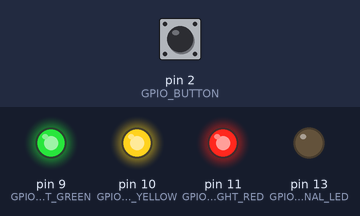
A sketch run on a simulated Arduino Uno, built with avr-gcc and run on an emulated ATmega328P. Parts: output pins drawn as LEDs (lit = HIGH). Inputs (shaded band) come from the test bench; at power-on: pin 2 (GPIO_BUTTON) HIGH. Random numbers use the default seed unless the sketch sets one; EEPROM starts erased.

Above: at 1.2 s.
1.3 s: pin 2 (GPIO_BUTTON) pulled LOW for 0.15 s
At 2.7 s:
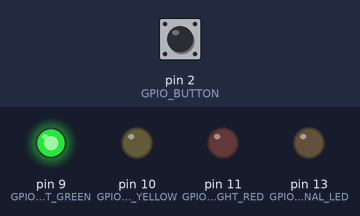
3.0 s: pin 2 (GPIO_BUTTON) pulled LOW for 1 s
At 4.8 s:
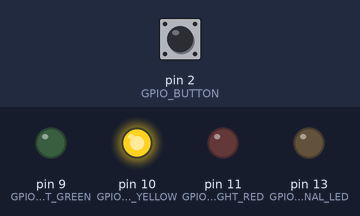
7.0 s: pin 2 (GPIO_BUTTON) pulled LOW for 0.15 s
At 9.9 s:
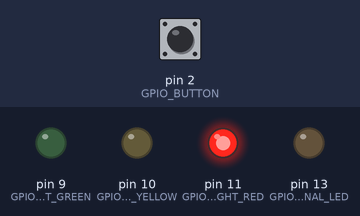
10.1 s: pin 2 (GPIO_BUTTON) pulled LOW for 3.2 s
At 11.1 s:
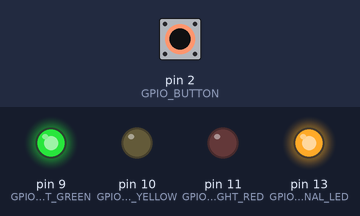
16.3 s: pin 2 (GPIO_BUTTON) pulled LOW for 1 s
At 17.0 s:
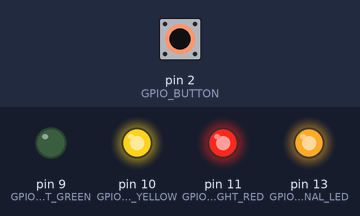
Timing chart, 0 to 19.3 s (numbered marks = the images above; inputs shaded):
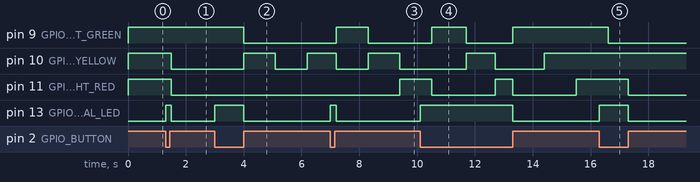

The sketch:

TrafficLights.ino
```cpp
// (licence header left out)
/* Using an Arduino Uno */

// Electronic circuit
/////////////////////

#define MODULE_MOSFET // Select MODULE_MOSFET or MODULE_RELAY


// Main code
////////////

#include <EEPROM.h>

#ifdef MODULE_RELAY
#define INVERT_LIGHT_OUTPUT
#endif

const int GPIO_BUTTON = 2;
const int GPIO_INTERNAL_LED = 13;
const int GPIO_LIGHT_GREEN =  9;
const int GPIO_LIGHT_YELLOW = 10;
const int GPIO_LIGHT_RED = 11;
const int GPIO_UNCONNECTED_RANDOM = 0;

const unsigned long DURATION_MAIN_LOOP = 100L;           // in ms
const unsigned long DURATION_REGULAR_GREEN = 5*60*1000L; // in ms
const unsigned long DURATION_REGULAR_YELLOW = 5*1000L;   // in ms
const unsigned long DURATION_REGULAR_RED = 5*60*1000L;   // in ms
const unsigned long DURATION_REGULAR_BLINK = 1*1000L;    // in ms
const unsigned long DURATION_CATERPILLAR = 1*1000L;      // in ms
const unsigned long DURATION_RANDOM = 5*60*1000L;        // in ms
const unsigned long DURATION_RANDOM_QUICK = 2*1000L;     // in ms

#ifndef INVERT_LIGHT_OUTPUT
const int LIGHT_ON = HIGH;
const int LIGHT_OFF = LOW;
#else
const int LIGHT_ON = LOW;
const int LIGHT_OFF = HIGH;
#endif
const int SWITCH_ON = LOW;
const int SWITCH_OFF = HIGH;
const int INTERNAL_LED_ON = HIGH;
const int INTERNAL_LED_OFF = LOW;

const int EPROM_ADDR_LAST_OPERATION = 0;

void operationAll();
void operationRegular();
void operationRegularBlink();
void operationCaterpillarSimple();
void operationCaterpillarFilled();
void operationRandom();

byte operationIndex = 0;
bool operationReset = false;
const int OPERATION_TABLE_LEN = 6;
void (*operationTable[])() = {
  operationAll,
  operationRegular, operationRegularBlink,
  operationCaterpillarSimple, operationCaterpillarFilled,
  operationRandom
};
void saveState() {
  EEPROM.write(EPROM_ADDR_LAST_OPERATION, operationIndex);
}
void restoreState() {
  byte lastOperationValue = EEPROM.read(EPROM_ADDR_LAST_OPERATION);
  operationIndex = lastOperationValue < OPERATION_TABLE_LEN ? lastOperationValue : 0;
}


void lightAll() {
  digitalWrite(GPIO_LIGHT_GREEN, LIGHT_ON);
  digitalWrite(GPIO_LIGHT_YELLOW, LIGHT_ON);
  digitalWrite(GPIO_LIGHT_RED, LIGHT_ON);
}

void lightNone() {
  digitalWrite(GPIO_LIGHT_GREEN, LIGHT_OFF);
  digitalWrite(GPIO_LIGHT_YELLOW, LIGHT_OFF);
  digitalWrite(GPIO_LIGHT_RED, LIGHT_OFF);
}

void lightGreen() {
  digitalWrite(GPIO_LIGHT_GREEN, LIGHT_ON);
  digitalWrite(GPIO_LIGHT_YELLOW, LIGHT_OFF);
  digitalWrite(GPIO_LIGHT_RED, LIGHT_OFF);
}

void lightYellow() {
  digitalWrite(GPIO_LIGHT_GREEN, LIGHT_OFF);
  digitalWrite(GPIO_LIGHT_YELLOW, LIGHT_ON);
  digitalWrite(GPIO_LIGHT_RED, LIGHT_OFF);
}

void lightRed() {
  digitalWrite(GPIO_LIGHT_GREEN, LIGHT_OFF);
  digitalWrite(GPIO_LIGHT_YELLOW, LIGHT_OFF);
  digitalWrite(GPIO_LIGHT_RED, LIGHT_ON);
}

int selectRandomGpioLight() {
  switch(random(0, 3)) {
    case 0: return GPIO_LIGHT_GREEN;
    case 1: return GPIO_LIGHT_YELLOW;
    case 2: return GPIO_LIGHT_RED;
  }
}

void operationApply() {
  operationTable[operationIndex]();
}

void operationNext() {
  operationIndex = (operationIndex + 1) % OPERATION_TABLE_LEN;
  operationReset = true;
  operationApply();
  operationReset = false;
  saveState();
}


void checkButton() {
  static int previousValue = SWITCH_OFF;
  int buttonValue = digitalRead(GPIO_BUTTON);
  if (buttonValue == SWITCH_OFF) {
    digitalWrite(GPIO_INTERNAL_LED, INTERNAL_LED_OFF);
    if (previousValue != buttonValue) {
      operationNext();
    }
  } else { // Button pushed
    digitalWrite(GPIO_INTERNAL_LED, INTERNAL_LED_ON);
  }
  previousValue = buttonValue;
}


void waitAndChangeState(unsigned long timeDuration, int newStateIfSuccess, unsigned long * timeRef,  int *currentState) {
  unsigned long currentTime = millis();
  unsigned long timeDelta = abs(currentTime - (*timeRef));
  if (timeDelta > timeDuration) {
    *timeRef = currentTime;
    *currentState = newStateIfSuccess;
  }
}


void operationAll() {
  static int state = 0;
  if (operationReset) {
    state = 0;
  }
  switch(state) {
    case 0: {
      lightAll();
      state = 1;
      break;
    }
    case 1: {
      break;
    }
  }
}


void operationRegularBlink() {
  static int state = 0;
  static unsigned long timeRef = millis();
  if (operationReset) {
    state = 0;
  }
  switch(state) {
    case 0: {
      lightYellow();
      timeRef = millis();
      state = 1;
      break;
    }
    case 1: {
      waitAndChangeState(DURATION_REGULAR_BLINK, 2, &timeRef, &state);
      break;
    }
    case 2: {
      lightNone();
      state = 3;
      break;
    }
    case 3: {
      waitAndChangeState(DURATION_REGULAR_BLINK, 0, &timeRef, &state);
      break;
    }
  }
}


void operationRegular() {
  static int state = 0;
  static unsigned long timeRef = millis();
  if (operationReset) {
    state = 0;
  }
  switch(state) {
    case 0: {
      lightGreen();
      timeRef = millis();
      state = 1;
      break;
    }
    case 1: {
      waitAndChangeState(DURATION_REGULAR_GREEN, 2, &timeRef, &state);
      break;
    }
    case 2: {
      lightYellow();
      state = 3;
      break;
    }
    case 3: {
      waitAndChangeState(DURATION_REGULAR_YELLOW, 4, &timeRef, &state);
      break;
    }
    case 4: {
      lightRed();
      state = 5;
      break;
    }
    case 5: {
      waitAndChangeState(DURATION_REGULAR_RED, 0, &timeRef, &state);
      break;
    }
  }
}


void operationCaterpillarSimple() {
  static int state = 0;
  static unsigned long timeRef = millis();
  if (operationReset) {
    state = 0;
  }
  switch(state) {
    case 0: {
      lightGreen();
      timeRef = millis();
      state = 1;
      break;
    }
    case 1: {
      waitAndChangeState(DURATION_CATERPILLAR, 2, &timeRef, &state);
      break;
    }
    case 2: {
      lightYellow();
      state = 3;
      break;
    }
    case 3: {
      waitAndChangeState(DURATION_CATERPILLAR, 4, &timeRef, &state);
      break;
    }
    case 4: {
      lightRed();
      state = 5;
      break;
    }
    case 5: {
      waitAndChangeState(DURATION_CATERPILLAR, 0, &timeRef, &state);
      break;
    }
  }
}


void operationCaterpillarFilled() {
  static int state = 0;
  static unsigned long timeRef = millis();
  if (operationReset) {
    state = 0;
  }
  switch(state) {
    case 0: {
      digitalWrite(GPIO_LIGHT_GREEN, LIGHT_ON);
      digitalWrite(GPIO_LIGHT_YELLOW, LIGHT_OFF);
      digitalWrite(GPIO_LIGHT_RED, LIGHT_OFF);
      timeRef = millis();
      state = 1;
      break;
    }
    case 1: {
      waitAndChangeState(DURATION_CATERPILLAR, 2, &timeRef, &state);
      break;
    }
    case 2: {
      digitalWrite(GPIO_LIGHT_GREEN, LIGHT_ON);
      digitalWrite(GPIO_LIGHT_YELLOW, LIGHT_ON);
      digitalWrite(GPIO_LIGHT_RED, LIGHT_OFF);
      state = 3;
      break;
    }
    case 3: {
      waitAndChangeState(DURATION_CATERPILLAR, 4, &timeRef, &state);
      break;
    }
    case 4: {
      digitalWrite(GPIO_LIGHT_GREEN, LIGHT_ON);
      digitalWrite(GPIO_LIGHT_YELLOW, LIGHT_ON);
      digitalWrite(GPIO_LIGHT_RED, LIGHT_ON);
      state = 5;
      break;
    }
    case 5: {
      waitAndChangeState(DURATION_CATERPILLAR, 6, &timeRef, &state);
      break;
    }
    case 6: {
      digitalWrite(GPIO_LIGHT_GREEN, LIGHT_OFF);
      digitalWrite(GPIO_LIGHT_YELLOW, LIGHT_ON);
      digitalWrite(GPIO_LIGHT_RED, LIGHT_ON);
      state = 7;
      break;
    }
    case 7: {
      waitAndChangeState(DURATION_CATERPILLAR, 8, &timeRef, &state);
      break;
    }
    case 8: {
      digitalWrite(GPIO_LIGHT_GREEN, LIGHT_OFF);
      digitalWrite(GPIO_LIGHT_YELLOW, LIGHT_OFF);
      digitalWrite(GPIO_LIGHT_RED, LIGHT_ON);
      state = 9;
      break;
    }
    case 9: {
      waitAndChangeState(DURATION_CATERPILLAR, 10, &timeRef, &state);
      break;
    }
    case 10: {
      digitalWrite(GPIO_LIGHT_GREEN, LIGHT_OFF);
      digitalWrite(GPIO_LIGHT_YELLOW, LIGHT_OFF);
      digitalWrite(GPIO_LIGHT_RED, LIGHT_OFF);
      state = 11;
      break;
    }
    case 11: {
      waitAndChangeState(DURATION_CATERPILLAR, 0, &timeRef, &state);
      break;
    }
  }
}


void operationRandom() {
  static int state = 0;
  static unsigned long timeRef = millis();
  if (operationReset) {
    state = 0;
  }
  switch(state) {
    case 0: {
      long gpioToChange = selectRandomGpioLight();
      int currentValue =  digitalRead(gpioToChange);
      digitalWrite(gpioToChange, !currentValue);
      // We do not want all light off, checking and remediation
      int greenValue =  digitalRead(GPIO_LIGHT_GREEN);
      int yellowValue =  digitalRead(GPIO_LIGHT_YELLOW);
      int redValue =  digitalRead(GPIO_LIGHT_RED);
      bool isAllLightsOff = (greenValue == LIGHT_OFF) && (yellowValue == LIGHT_OFF) && (redValue == LIGHT_OFF);
      timeRef = millis();
      state = isAllLightsOff ? 2 : 1;
      break;
    }
    case 1: {
      waitAndChangeState(DURATION_RANDOM, 0, &timeRef, &state);
      break;
    }
    case 2: {
      waitAndChangeState(DURATION_RANDOM_QUICK, 0, &timeRef, &state);
      break;
    }
  }
}


void setup() {
  pinMode(GPIO_BUTTON,INPUT_PULLUP);
  pinMode(GPIO_LIGHT_GREEN, OUTPUT);
  pinMode(GPIO_LIGHT_YELLOW, OUTPUT);
  pinMode(GPIO_LIGHT_RED, OUTPUT);
  pinMode(GPIO_INTERNAL_LED, OUTPUT);
  digitalWrite(GPIO_LIGHT_GREEN, LIGHT_OFF);
  digitalWrite(GPIO_LIGHT_YELLOW, LIGHT_OFF);
  digitalWrite(GPIO_LIGHT_RED, LIGHT_OFF);
  randomSeed(analogRead(GPIO_UNCONNECTED_RANDOM));
  restoreState();
}


void loop() {
  operationApply();
  checkButton();
  delay(DURATION_MAIN_LOOP);
}
```

Measured:
- after the input at 1.3 s, pin 10 (GPIO_LIGHT_YELLOW), pin 11 (GPIO_LIGHT_RED): HIGH → LOW after 0.20 s; pin 13 (GPIO_INTERNAL_LED): LOW → HIGH at once, → LOW 0.20 s later
- after the input at 3.0 s, pin 9 (GPIO_LIGHT_GREEN): HIGH → LOW after 1.0 s; pin 10 (GPIO_LIGHT_YELLOW): LOW → HIGH after 1.0 s, → LOW 1.1 s later, → HIGH 1.1 s later; pin 13 (GPIO_INTERNAL_LED): LOW → HIGH at once, → LOW 1.0 s later
- after the input at 7.0 s, pin 9 (GPIO_LIGHT_GREEN): LOW → HIGH after 0.20 s, → LOW 1.1 s later; pin 11 (GPIO_LIGHT_RED): LOW → HIGH after 2.4 s; pin 13 (GPIO_INTERNAL_LED): LOW → HIGH at once, → LOW 0.20 s later
- after the input at 10.1 s, pin 13 (GPIO_INTERNAL_LED): LOW → HIGH at once, → LOW 3.2 s later
- after the input at 16.3 s, pin 13 (GPIO_INTERNAL_LED): LOW → HIGH at once, → LOW 1.0 s later
